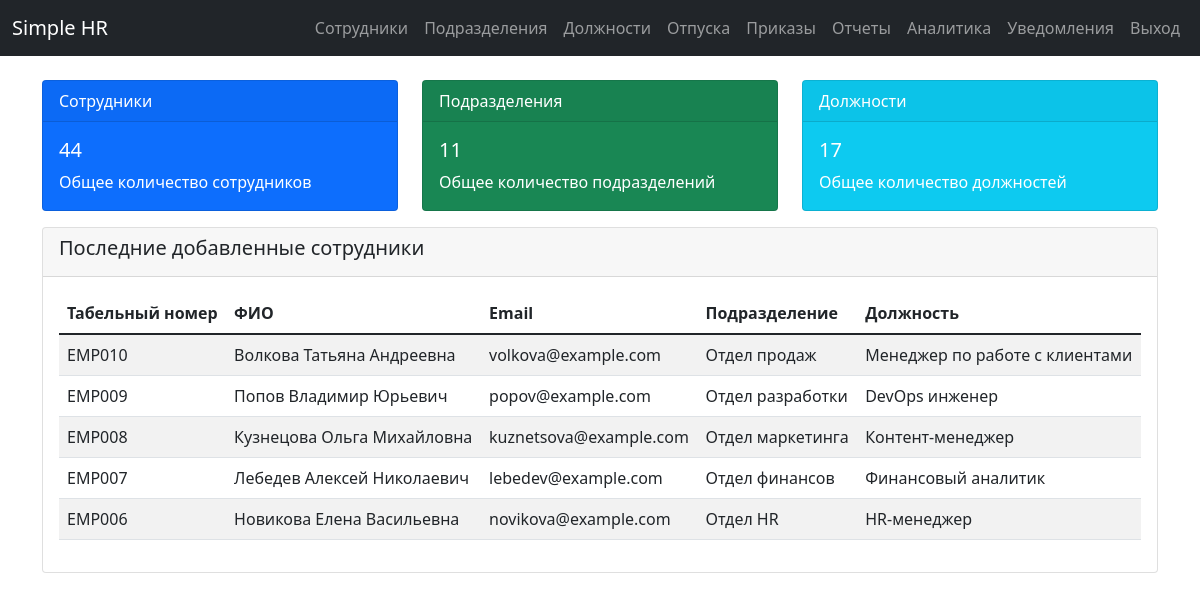
The app's page / (signed in) with its own data.
### app/models.py (models this page shows)
class Employee(db.Model):
    id = db.Column(db.Integer, primary_key=True)
    full_name = db.Column(db.String(150), nullable=False, index=True)
    email = db.Column(db.String(120), unique=True, nullable=False, index=True)
    employee_id = db.Column(db.String(50), unique=True, nullable=False, index=True)  # табельный номер
    hire_date = db.Column(db.Date, nullable=False, index=True)
    status = db.Column(db.String(20), default='active', index=True)  # active, dismissed
    department_id = db.Column(db.Integer, db.ForeignKey('department.id'), nullable=False, index=True)
    position_id = db.Column(db.Integer, db.ForeignKey('position.id'), nullable=False, index=True)
    __table_args__ = (
        db.Index('idx_employee_status_department', 'status', 'department_id'),
        db.Index('idx_employee_hire_date_status', 'hire_date', 'status'),
    )

class Department(db.Model):
    id = db.Column(db.Integer, primary_key=True)
    name = db.Column(db.String(100), unique=True, nullable=False, index=True)
    employees = db.relationship('Employee', backref='department', lazy=True)

class Position(db.Model):
    id = db.Column(db.Integer, primary_key=True)
    title = db.Column(db.String(100), unique=True, nullable=False, index=True)
    employees = db.relationship('Employee', backref='position', lazy=True)

### app/routes/main.py (the view)
@bp.route('/')
@login_required
def index():
    employee_count = Employee.query.count()
    department_count = Department.query.count()
    position_count = Position.query.count()
    recent_employees = Employee.query.order_by(Employee.id.desc()).limit(5).all()
    return render_template('dashboard.html',
                         employee_count=employee_count,
                         department_count=department_count,
                         position_count=position_count,
                         recent_employees=recent_employees)

### app/templates/dashboard.html (shortened to what this page needs)
{% extends "base.html" %}
{% block content %}
<div class="row">
    <div class="col-md-4">
        <div class="card text-white bg-primary mb-3">
            <div class="card-header">Сотрудники</div>
            <div class="card-body">
                <h5 class="card-title">{{ employee_count }}</h5>
                <p class="card-text">Общее количество сотрудников</p>
            </div>
        </div>
    </div>
    <div class="col-md-4">
        <div class="card text-white bg-success mb-3">
            <div class="card-header">Подразделения</div>
            <div class="card-body">
                <h5 class="card-title">{{ department_count }}</h5>
                <p class="card-text">Общее количество подразделений</p>
            </div>
        </div>
    </div>
    <div class="col-md-4">
        <div class="card text-white bg-info mb-3">
            <div class="card-header">Должности</div>
            <div class="card-body">
                <h5 class="card-title">{{ position_count }}</h5>
                <p class="card-text">Общее количество должностей</p>
            </div>
        </div>
    </div>
</div>
<div class="row">
    <div class="col-md-12">
        <div class="card">
            <div class="card-header">
                <h5>Последние добавленные сотрудники</h5>
            </div>
            <div class="card-body">
                <table class="table table-striped">
                    <thead>
                        <tr>
                            <th>Табельный номер</th>
                            <th>ФИО</th>
                            <th>Email</th>
                            <th>Подразделение</th>
                            <th>Должность</th>
                        </tr>
                    </thead>
                    <tbody>
                        {% for employee in recent_employees %}
                        <tr>
                            <td>{{ employee.employee_id }}</td>
                            <td>{{ employee.full_name }}</td>
                            <td>{{ employee.email }}</td>
                            <td>{{ employee.department.name if employee.department else 'Не указано' }}</td>
                            <td>{{ employee.position.title if employee.position else 'Не указана' }}</td>
                        </tr>
                        {% endfor %}
                    </tbody>
                </table>
            </div>
        </div>
    </div>
</div>
{% endblock %}

### records on screen
Employee: employee_id "EMP010", full_name "Волкова Татьяна Андреевна", email "volkova@example.com", department "Отдел продаж", position "Менеджер по работе с клиентами"
Employee: employee_id "EMP009", full_name "Попов Владимир Юрьевич", email "popov@example.com", department "Отдел разработки", position "DevOps инженер"
Employee: employee_id "EMP008", full_name "Кузнецова Ольга Михайловна", email "kuznetsova@example.com", department "Отдел маркетинга", position "Контент-менеджер"
Employee: employee_id "EMP007", full_name "Лебедев Алексей Николаевич", email "lebedev@example.com", department "Отдел финансов", position "Финансовый аналитик"
Employee: employee_id "EMP006", full_name "Новикова Елена Васильевна", email "novikova@example.com", department "Отдел HR", position "HR-менеджер"

### other values on screen
{{ employee_count }} "44"
{{ department_count }} "11"
{{ position_count }} "17"
